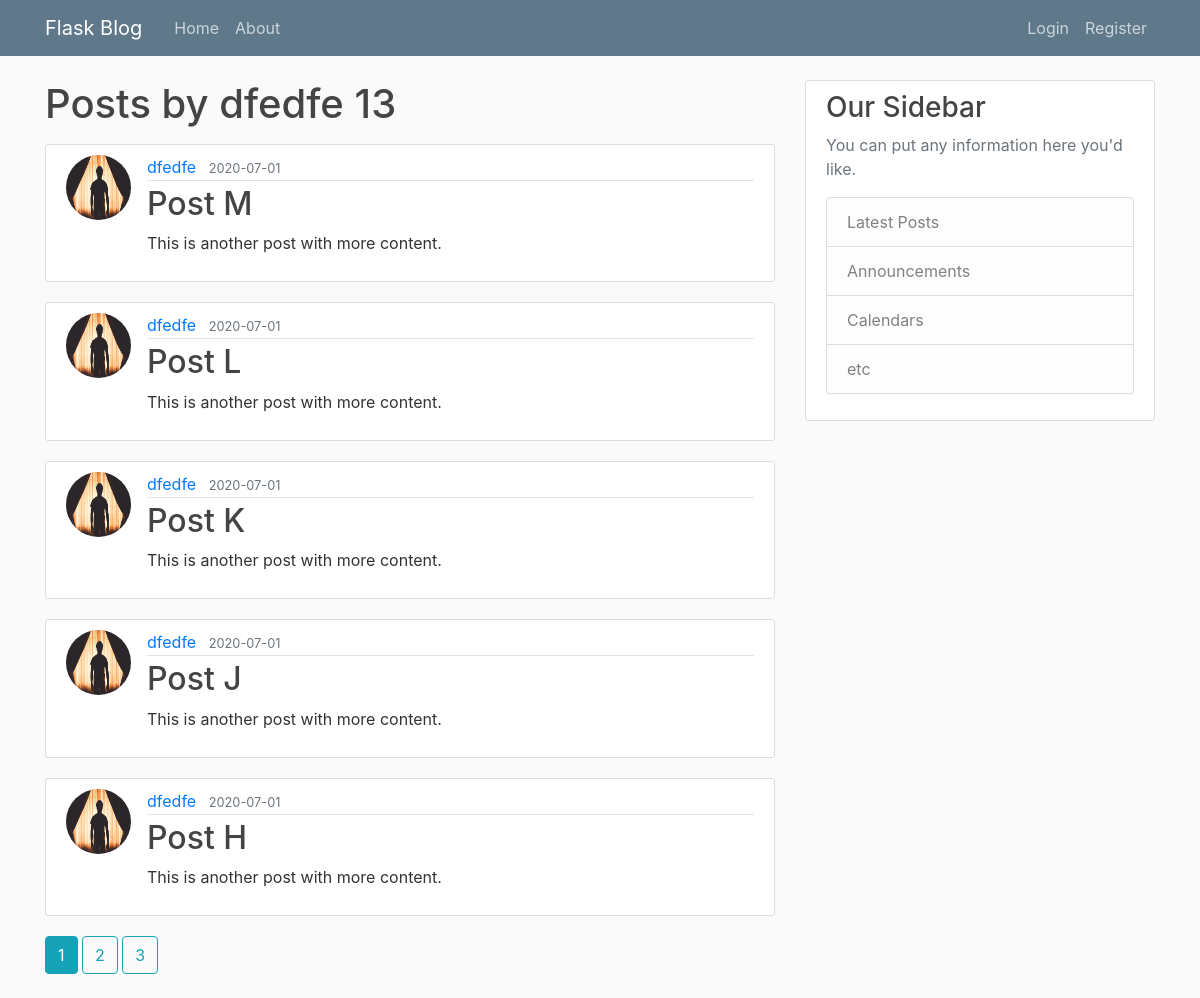
/user/dfedfe, run on the app's committed database.
### flaskblog/models.py (models this page shows, shortened)
class User(db.Model, UserMixin):
    id = db.Column(db.Integer, primary_key=True)
    username = db.Column(db.String(20), unique=True, nullable=False)
    email = db.Column(db.String(120), unique=True, nullable=False)
    image_file = db.Column(db.String(20), nullable=False, default='default.jpg')
    password = db.Column(db.String(60), nullable=False)
    posts = db.relationship('Post', backref='author', lazy=True)

class Post(db.Model):
    id = db.Column(db.Integer, primary_key=True)
    title = db.Column(db.String(100), nullable=False)
    date_posted = db.Column(db.DateTime, nullable=False, default=datetime.utcnow)
    content = db.Column(db.Text, nullable=False)
    user_id = db.Column(db.Integer, db.ForeignKey('user.id'), nullable=False)

### flaskblog/routes.py (the view)
@app.route("/user/<string:username>")
def user_posts(username):
    page = request.args.get('page', 1, type=int)
    user = User.query.filter_by(username=username).first_or_404()
    posts = Post.query.filter_by(author=user)\
        .order_by(Post.date_posted.desc())\
        .paginate(page=page, per_page=5)
    return render_template('user_post.html', posts=posts, user=user)

### flaskblog/templates/user_post.html
{% extends "layout.html" %}
{% block content %}
    <h1 class="mb-3">Posts by {{ user.username }} {{ posts.total }}</h1>
    {% for post in posts.items %}
        <article class="media content-section">
            <img class="rounded-circle article-img" src="{{ url_for('static', filename='profile/pics/' + post.author.image_file) }}">
          <div class="media-body">
            <div class="article-metadata">
              <a class="mr-2" href=" {{ url_for('user_posts', username=post.author.username) }}">{{ post.author.username }}</a>
              <small class="text-muted">{{ post.date_posted.strftime('%Y-%m-%d') }}</small>
            </div>
            <h2><a class="article-title" href="{{ url_for('post', post_id=post.id) }}">{{ post.title }}</a></h2>
            <p class="article-content">{{ post.content }}</p>
          </div>
        </article>
    {% endfor %}
    {% for page_num in posts.iter_pages(left_edge=1, right_edge=1, left_current=1, right_current=2) %}
      {% if page_num %}
        {% if posts.page == page_num %}
          <a class="btn btn-info mb-4" href="{{  url_for('user_posts', username=user.username, page=page_num)  }}"> {{ page_num }} </a>
        {% else %}
          <a class="btn btn-outline-info mb-4" href="{{  url_for('user_posts', username=user.username, page=page_num)  }}"> {{ page_num }} </a>
        {% endif %}
      {% else %}
        ...
      {% endif %}
    {% endfor %}
{% endblock content %}

### flaskblog/static/main.css (style rules this page uses)
body { background: #fafafa; color: #333333; margin-top: 5rem; }
h1, h2, h3, h4, h5, h6 { color: #444444; }
.content-section { background: #ffffff; padding: 10px 20px; border: 1px solid #dddddd; border-radius: 3px; margin-bottom: 20px; }
.article-title { color: #444444; }
.article-content { white-space: pre-line; }
.article-img { height: 65px; width: 65px; margin-right: 16px; }
.article-metadata { padding-bottom: 1px; margin-bottom: 4px; border-bottom: 1px solid #e3e3e3 }

### data on the page
User: username "dfedfe"
Post: image_file (placeholder picture), author.username "dfedfe", date_posted "2020-07-01", title "Post M", content "This is another post with more content."
Post: image_file (placeholder picture), author.username "dfedfe", date_posted "2020-07-01", title "Post L", content "This is another post with more content."
Post: image_file (placeholder picture), author.username "dfedfe", date_posted "2020-07-01", title "Post K", content "This is another post with more content."
Post: image_file (placeholder picture), author.username "dfedfe", date_posted "2020-07-01", title "Post J", content "This is another post with more content."
Post: image_file (placeholder picture), author.username "dfedfe", date_posted "2020-07-01", title "Post H", content "This is another post with more content."

### other printed values
{{ posts.total }} "13"
{{ page_num }} "1"
{{ page_num }} "2" "3"
